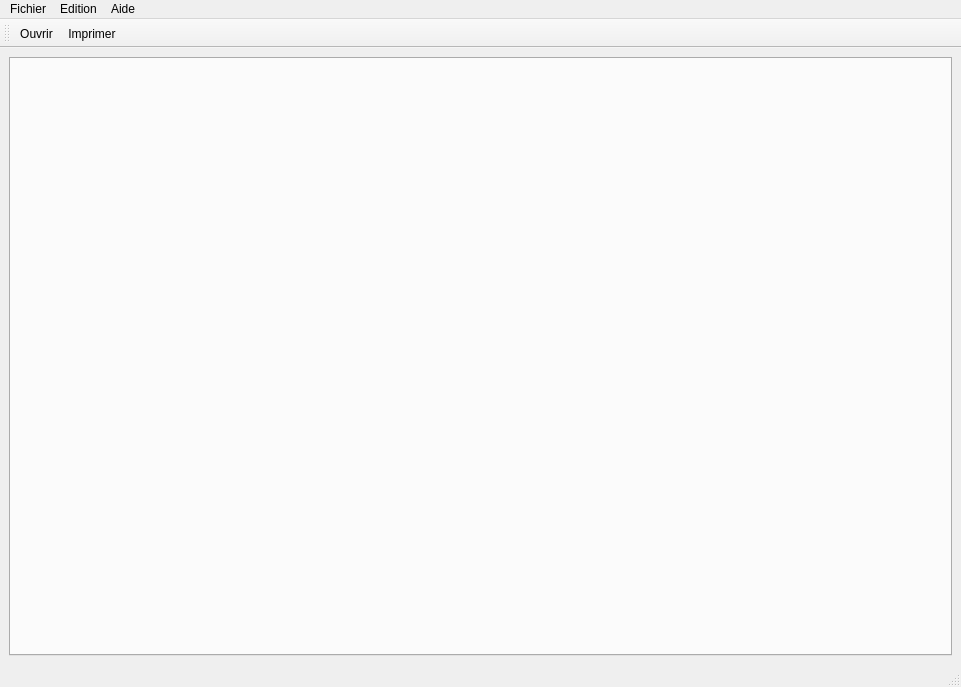
<?xml version="1.0" encoding="UTF-8"?>
<ui version="4.0">
 <class>Eficas5C</class>
 <widget class="QMainWindow" name="Eficas5C">
  <property name="geometry">
   <rect>
    <x>0</x>
    <y>0</y>
    <width>961</width>
    <height>687</height>
   </rect>
  </property>
  <property name="windowTitle">
   <string>MainWindow</string>
  </property>
  <widget class="QWidget" name="centralwidget">
   <layout class="QHBoxLayout" name="horizontalLayout">
    <item>
     <widget class="QTabWidget" name="myQtab">
      <property name="currentIndex">
       <number>-1</number>
      </property>
     </widget>
    </item>
   </layout>
  </widget>
  <widget class="QToolBar" name="toolBarCommande">
   <property name="windowTitle">
    <string>toolBar</string>
   </property>
   <property name="iconSize">
    <size>
     <width>36</width>
     <height>36</height>
    </size>
   </property>
   <attribute name="toolBarArea">
    <enum>TopToolBarArea</enum>
   </attribute>
   <attribute name="toolBarBreak">
    <bool>false</bool>
   </attribute>
   <addaction name="actionOuvrir"/>
   <addaction name="actionImprimer"/>
  </widget>
  <widget class="QMenuBar" name="menubar">
   <property name="geometry">
    <rect>
     <x>0</x>
     <y>0</y>
     <width>961</width>
     <height>24</height>
    </rect>
   </property>
   <widget class="QMenu" name="menuFichier">
    <property name="title">
     <string>Fichier</string>
    </property>
    <addaction name="actionOuvrir"/>
   </widget>
   <widget class="QMenu" name="menuEdition">
    <property name="title">
     <string>Edition</string>
    </property>
    <addaction name="actionImprimer"/>
   </widget>
   <widget class="QMenu" name="menuAide">
    <property name="title">
     <string>Aide</string>
    </property>
    <addaction name="actionEficas"/>
    <addaction name="actionParametres_Eficas"/>
    <addaction name="actionVersion"/>
   </widget>
   <addaction name="menuFichier"/>
   <addaction name="menuEdition"/>
   <addaction name="menuAide"/>
  </widget>
  <widget class="QStatusBar" name="statusbar"/>
  <action name="actionOuvrir">
   <property name="text">
    <string>Ouvrir</string>
   </property>
  </action>
  <action name="actionImprimer">
   <property name="text">
    <string>Imprimer</string>
   </property>
  </action>
  <action name="actionAideEficas">
   <property name="text">
    <string>AideEficas</string>
   </property>
  </action>
  <action name="actionParametres_Eficas">
   <property name="text">
    <string>Parametres Eficas</string>
   </property>
   </action>
  <action name="actionEficas">
   <property name="text">
    <string>Eficas</string>
   </property>
  </action>
  <action name="actionVersion">
   <property name="text">
    <string>Version</string>
   </property>
  </action>
 </widget>
 <resources/>
 <connections/>
</ui>
